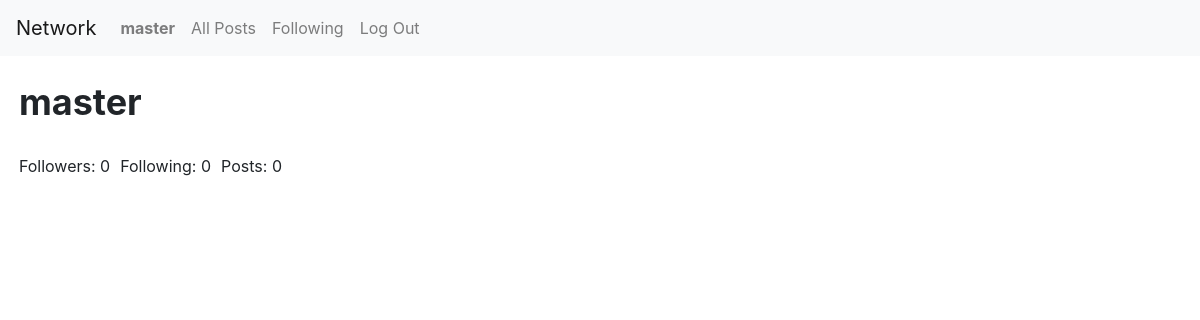
The page /user/master (signed in) on the database as committed earlier.
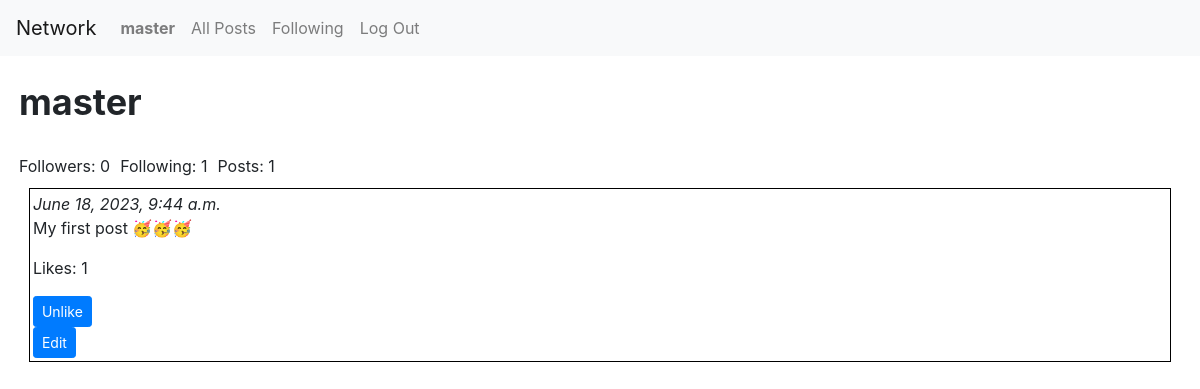
The same page on the database as committed later.
### network/models.py (models this page shows, shortened)
class User(AbstractUser):
    pass

class Posts(models.Model):
    poster = models.ForeignKey(User, on_delete=models.CASCADE, related_name="posts")
    content = models.TextField(max_length=256)
    time = models.DateTimeField(default=datetime.now())

### network/views.py (the view)
# urls.py: path("user/<str:username>", views.userpage, name="userpage"),
def userpage(request, username):
    user = User.objects.get(username=username)
    allposts = list(Posts.objects.filter(poster=user).values())
    postcount = len(allposts)
    for post in allposts:
        post["likecount"] = len(Like.objects.filter(post_id=post["id"]))
        liked = Like.objects.filter(
            user=request.user, post=Posts.objects.get(id=post["id"])
        )
        if len(liked) == 0:
            post["liked"] = False
        else:
            post["liked"] = True
    allposts.reverse()
    follower = len(user.followers.all())
    following = len(user.following.all())
    try:
        Follower.objects.get(
            follower=User.objects.get(username=request.user.username),
            following=User.objects.get(username=username),
        )
        follow_status = True
    except:
        follow_status = False
    paginator = Paginator(allposts, 10)
    page_no = request.GET.get("page")
    if page_no is None or int(page_no) < 0 or int(page_no) > paginator.num_pages:
        page_no = 1
    page_obj = list(paginator.get_page(page_no))
    return render(
        request,
        "network/userpage.html",
        {
            "username": username,
            "posts": page_obj,
            "pagecount": paginator.num_pages,
            "page": page_no,
            "postcount": postcount,
            "followers": follower,
            "following": following,
            "follow_status": follow_status,
        },
    )

### network/templates/network/userpage.html (shortened to what this page needs)
{% extends "network/layout.html" %}
{% load static %}
{% block body %}
    <div id="UserBody">
        <div id="username">
            {{username}}
        </div>
        <div id="belowFollowButton">
            <div>Followers: {{followers}}</div> <div>Following: {{following}}</div> <div>Posts: {{postcount}}</div>
        </div>
        <div>
            {% for post in posts %}
            <div class="post">
                <i>{{post.time}}</i>
                <div id="toHide{{post.id}}">
                <p id="toupdate{{post.id}}">{{post.content}} </p>
                <p id="post{{post.id}}">Likes: {{post.likecount}}</p>
                {% if user.is_authenticated %}
                <form id="{{post.id}}form" onsubmit="LikePost({{post.id}}); return false">
                    <button class="btn btn-primary btn-sm" id="button{{post.id}}" type="submit">
                        {% if post.liked %}
                            Unlike
                        {% else %}
                            Like
                        {% endif %}
                    </button>
                </form>
                </div>
                {% if user.id == post.poster_id %}
                    <button class="btn btn-primary btn-sm" id="editButton{{post.id}}" onclick="editpost({{post.id}})">Edit</button>
                {% endif %}
                {% endif %}
            </div>
            {% endfor %}
        </div>
    </div>
{% endblock %}

### network/templates/network/layout.html (shortened to what this page needs)
{% load static %}
<!DOCTYPE html>
<html lang="en">
    <head>
        <link rel="stylesheet" href="https://stackpath.bootstrapcdn.com/bootstrap/4.4.1/css/bootstrap.min.css">
        <link href="{% static 'network/styles.css' %}" rel="stylesheet">
    </head>
    <body>
        <nav class="navbar navbar-expand-lg navbar-light bg-light">
            <a class="navbar-brand" href="{% url 'index' %}">Network</a>
            <div>
              <ul class="navbar-nav mr-auto">
                {% if user.is_authenticated %}
                    <li class="nav-item">
                        <a class="nav-link" href="{% url 'userpage' user.username %}"><strong>{{ user.username }}</strong></a>
                    </li>
                {% endif %}
                <li class="nav-item">
                  <a class="nav-link" href="{% url 'index' %}">All Posts</a>
                </li>
                {% if user.is_authenticated %}
                    <li class="nav-item">
                        <form id="followingButton">
                            <input class="nav-link" id="following" type="submit" value="Following">
                        </form>
                    </li>
                    <li class="nav-item">
                        <a class="nav-link" href="{% url 'logout' %}">Log Out</a>
                    </li>
                {% endif %}
              </ul>
            </div>
          </nav>
        <div class="body">
            {% block body %}
            {% endblock %}
        </div>
    </body>
</html>

### network/static/network/styles.css (style rules this page uses)
.post { border: 1px solid black; margin: 10px; padding: 3px; }
#username { font-size: 36px; font-weight: bold; padding-bottom: 15px; animation-name: enterFromRight; animation-duration: 2s; }
.navbar { animation-name: enterFromBottom; animation-duration: 3s; }
#UserBody { padding: .5cm; }
#belowFollowButton { display: flex; flex: wrap; }
#belowFollowButton>div { padding-right: 10px; padding-top: 10px; }
#following { border: none; background: none; }

Rows that differ between the two databases and show on the page:
added Posts: time "June 18, 2023, 9:44 a.m.", content "My first post 🥳🥳🥳", likecount "1"
Other text that changed with them:
{{ following }}: "0" → "1"
{{ postcount }}: "0" → "1"
